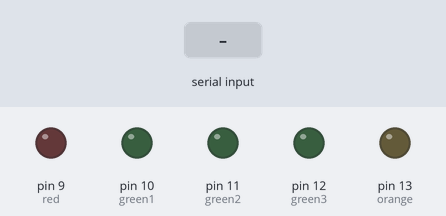
A sketch run on a simulated Arduino Uno, built with avr-gcc and run on an emulated ATmega328P. On the bench: output pins drawn as LEDs (lit = HIGH). Inputs (shaded band) come from the test bench.

Above: at 1.2 s.
1.3 s: "O" received over Serial
At 2.5 s:
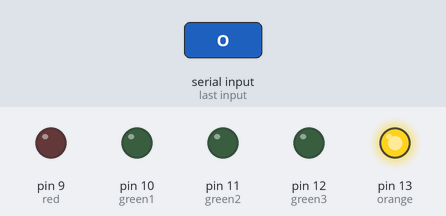
2.8 s: "R" received over Serial
At 3.9 s:
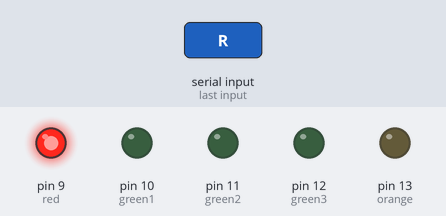
4.3 s: "G" received over Serial
At 5.0 s:
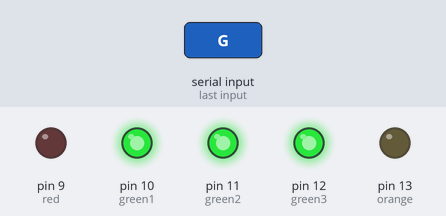
5.8 s: "1" received over Serial
At 6.2 s:
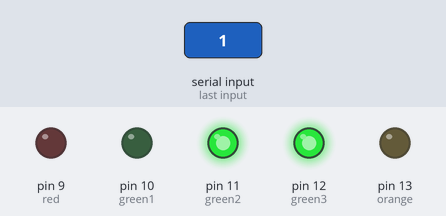
7.3 s: "2" received over Serial
At 8.5 s:
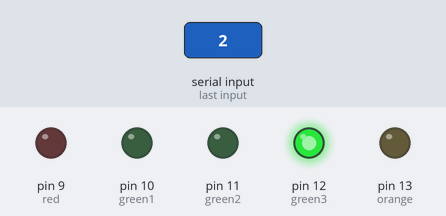
8.8 s: "3" received over Serial
At 9.7 s:
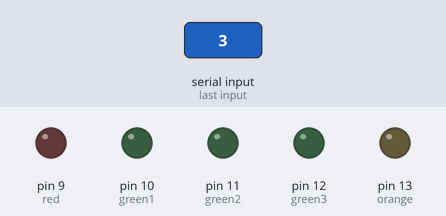
Timing chart, 0 to 11.3 s (numbered marks = the images above; inputs shaded):
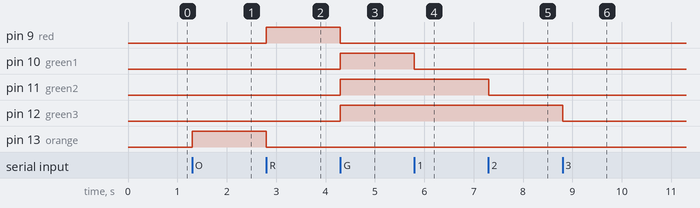

The sketch:

TrafficControlArduino.ino
```cpp
int orange=13;
int red = 9;
int green1=10;
int green2=11;
int green3=12;

void setup()
{
  pinMode(orange,OUTPUT);
  pinMode(red,OUTPUT);
  pinMode(green1,OUTPUT);
  pinMode(green2,OUTPUT);
  pinMode(green3,OUTPUT);
  Serial.begin(9600);

}

void loop()
{
  unsigned char cmd;
  if(Serial.available()>0)
  {
    cmd = Serial.read();
  }

  if(cmd == 'O')
  {
    digitalWrite(orange,HIGH);
    digitalWrite(red,LOW);
    digitalWrite(green1,LOW);
    digitalWrite(green2,LOW);
    digitalWrite(green3,LOW);
  }
  else if(cmd == 'R')
  {
    digitalWrite(orange,LOW);
    digitalWrite(red,HIGH);
    digitalWrite(green1,LOW);
    digitalWrite(green2,LOW);
    digitalWrite(green3,LOW);
  }
  else if(cmd == 'G')
  {
    digitalWrite(orange,LOW);
    digitalWrite(red,LOW);
    digitalWrite(green1,HIGH);
    digitalWrite(green2,HIGH);
    digitalWrite(green3,HIGH);
  }
  else if(cmd == '1')
  {
    digitalWrite(green1,LOW);
  }
  else if(cmd == '2')
  {
    digitalWrite(green2,LOW);
  }
  else if(cmd == '3')
  {
    digitalWrite(green3,LOW);
  }

}
```

Measured:
- after the input at 1.3 s, pin 13 (orange): LOW → HIGH at once
- after the input at 2.8 s, pin 9 (red): LOW → HIGH at once; pin 13 (orange): HIGH → LOW at once
- after the input at 4.3 s, pin 9 (red): HIGH → LOW at once; pin 10 (green1), pin 11 (green2), pin 12 (green3): LOW → HIGH at once
- after the input at 5.8 s, pin 10 (green1): HIGH → LOW at once
- after the input at 7.3 s, pin 11 (green2): HIGH → LOW at once
- after the input at 8.8 s, pin 12 (green3): HIGH → LOW at once
